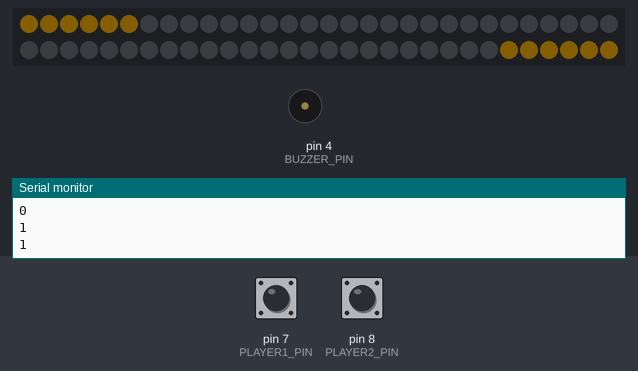
This sketch was run on a simulated Arduino Nano, built with avr-gcc and run on an emulated ATmega328P. Shown: 60 RGB LEDs in strip order, left to right, continuing on the next row, buzzer (waves = sounding), the last lines printed to the serial monitor. Inputs (shaded band) come from the test bench; at power-on: pin 8 (PLAYER2_PIN) HIGH, pin 7 (PLAYER1_PIN) HIGH. Dim RGB values are drawn brighter than linear; random numbers use the default seed unless the sketch sets one.

Above: at 1.2 s.
1.3 s: pin 8 (PLAYER2_PIN) pulled LOW for 0.15 s
At 1.74 s:
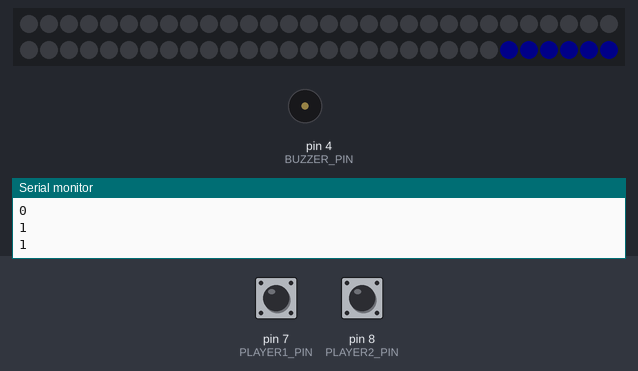
2.0 s: pin 7 (PLAYER1_PIN) pulled LOW for 1 s
At 2.46 s:
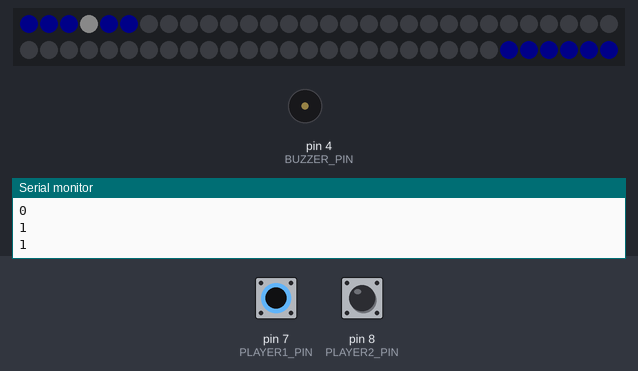
3.6 s: pin 8 (PLAYER2_PIN) pulled LOW for 1 s
At 3.63 s:
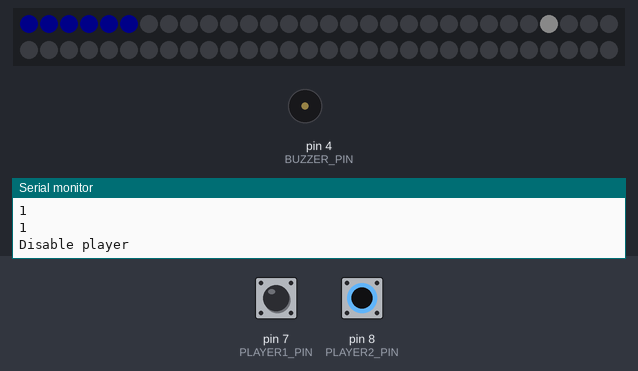
5.2 s: pin 7 (PLAYER1_PIN) driven LOW and pin 8 (PLAYER2_PIN) driven LOW
8.2 s: pin 7 (PLAYER1_PIN) driven HIGH
10.4 s: pin 7 (PLAYER1_PIN) driven LOW
At 10.54 s:
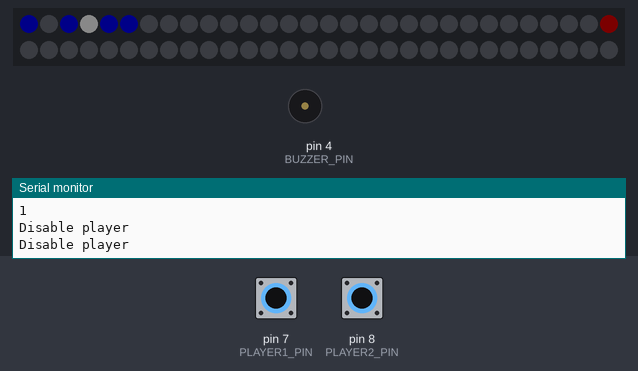
Timing chart, 0 to 13.0 s (numbered marks = the images above; inputs shaded):
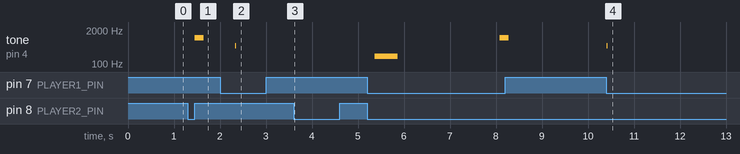

Measured:
- after the input at 1.3 s, tone on pin 4 (BUZZER_PIN): silent → 1000 Hz after 0.15 s, → silent 0.20 s later; the LEDs: first change after 0.37 s (image 1 shows a later state)
- after the input at 2.0 s, tone on pin 4 (BUZZER_PIN): silent → 500 Hz after 0.33 s, → silent 0.03 s later
- after the input at 10.4 s, tone on pin 4 (BUZZER_PIN): silent → 500 Hz at once, → silent 0.03 s later; the LEDs: first change at once (image 4 shows a later state)

The sketch:

pong.ino
```cpp
/*
  =====================
  One-dimensional pong.
  =====================

  Derived from https://create.arduino.cc/projecthub/flyingangel/1d-pong-85e965.

  Changes:
  - Converted to C++
  - Removed code for player LEDs, the LED on the strip closest to the player lights up

  Hardware:
  - Board: Arduino Nano
  - Processor: ATmega328P (Old Bootloader)
  - Two arcade buttons
  - 1 m LED strip 60/m
  - a resistor
  - 1000 uF capacitor

  Setup:
  - Button player one on pin D7 shorts to GND
  - Button player two on pin D8 shorts to GND
  - NeoPixelstrip 5V, GND and a resistor between pin D9 and data in

  Game:
  - On start both player zones light up yellow. P1 button increases brightness, P2 button starts the game.
  - A player is randomly selected to begin the game and the LED closest to the player lights up in red (player 1) or green (player 2).
  - This player can shoot the ball by pressing the button.
  - If the opponent presses the button when the ball is in their zone, the ball bounces back to the other player.
  - If the opponent presses the button when the ball is outside their zone, the other player is awarded with a point.
  - Scored points are shown briefly in the middle of the playing field.
  - The first player reaching 10 points is the winner and is shown a rainbow pattern on their side of the field.
  - The game starts again and the loser is allowed to start a new game.
*/

#include "Player.h"
#include "Game.h"
#include "Sound.h"

#define NUMBER_OF_LEDS 60

#define BUZZER_PIN 4
#define PLAYER1_PIN 7
#define PLAYER2_PIN 8
#define LED_DATA_PIN 9

#define ZONE_LENGTH 6

Player player1(PLAYER1_PIN, Color::PLAYER1);
Player player2(PLAYER2_PIN, Color::PLAYER2);

Field field(NUMBER_OF_LEDS, ZONE_LENGTH);
Sound sound(BUZZER_PIN);

Game game(&field, &sound, &player1, &player2);

void setup() {
  Serial.begin(9600);

  player1.begin();
  player2.begin();
  field.begin<LED_DATA_PIN>();
  game.begin();
}

void loop() {
  game.menu();
}
```

Ball.cpp
```cpp
#ifndef __PONG_BALL_CPP
#define __PONG_BALL_CPP

#include <Arduino.h>
#include "Ball.h"

Ball::Ball(Field *field) :
  _field(field) {
  _maximumPosition = field->size();
}

void Ball::setSpeed(const int speed) {
  _speed = speed;
}


bool Ball::isTimeToUpdate() {
  bool result =  millis() - _previousMoveMillis > _speed;
  if (result) {
    _previousMoveMillis = millis();
  }
  return result;
}

bool Ball::isPastEndZones() {
  return _field->isPastEndZones(this);
}

void Ball::drawMovingBall() {
  _field->drawMovingBall(this);
}

void Ball::updatePosition() {
  _currentPosition += _direction;
}

int Ball::position() {
  return _currentPosition;
}
BallDirection Ball::direction() {
  return _direction;
}
BallSpeedType Ball::speedType() {
  return _speedType;
}

void Ball::startAt(Player * const player) {
  if (player->isLeftPlayer()) {
    _direction = RIGHT;
  } else if (player->isRightPlayer()) {
    _direction = LEFT;
  }
  _currentPosition = player->getHomePosition();
  _speedType = BallSpeedType::NORMAL;
}

BallSpeedType Ball::changeDirection(const int gameSpeed, Player *player) {
  _direction = _direction == BallDirection::LEFT ? BallDirection::RIGHT : BallDirection::LEFT;
  changeSpeed(gameSpeed, player);
  return _speedType;
}


void Ball::changeSpeed(const int gameSpeed, Player *player) {
  _speed = gameSpeed;

  if (player->isSuperBoost(this)) {
    // triggered on first or last segment ==> Super Boost
    _speed -= BallSpeedType::SUPER_BOOST;
    _speedType = SUPER_BOOST;
  } else if (player->isNormalBoost(this)) {
    // triggered on second or forelast segment ==> Normal Boost
    _speed -= BallSpeedType::NORMAL_BOOST;
    _speedType = NORMAL_BOOST;
  } else {
    _speedType = NORMAL;
  }

  // limit the maximum speed
  _speed = max(_speed, speedMax);

}


void Ball::draw(Color color, const byte saturation, int brightness) {
  _field->setLed(_currentPosition, CHSV(color, saturation, brightness));
}

void Ball::drawMoving(int brightness) {
  draw(0, 0, brightness);
  drawTail(brightness);
}

void Ball::drawTail(int brightness) {
  const int pos = _currentPosition;
  const BallDirection dir = _direction;
  switch (_speedType) {
    case  BallSpeedType::NORMAL_BOOST:
      _field->setLed(pos - 1 * dir, CHSV(Color::BOOST, 255, brightness * 0.75));
      break;
    case  BallSpeedType::SUPER_BOOST:
      _field->setLed(pos - 1 * dir, CHSV(Color::SUPERBOOST, 255, brightness * 0.75));
      _field->setLed(pos - 2 * dir, CHSV(Color::BOOST, 255, brightness * 0.66));
      break;
  }
}

#endif
```

Ball.h
```cpp
#ifndef __PONG_BALL_H
#define __PONG_BALL_H

#include "Player.h"
#include "Field.h"

class Player;
class Field;

enum BallDirection : int {
  LEFT = -1,
  RIGHT = +1,
};

enum BallSpeedType : int {
  NORMAL = 1,
  NORMAL_BOOST = 15,
  SUPER_BOOST = 25,
};

class Ball {
  public:
    Ball(Field *field);

    bool isTimeToUpdate();
    void updatePosition();
    bool isPastEndZones();

    int position();
    BallDirection direction();
    BallSpeedType speedType();

    void setSpeed(int speed);
    BallSpeedType changeDirection(int gameSpeed, Player *player);

    void startAt(Player *player);

    void drawMovingBall();
    void drawMoving(int brightness);
    void drawTail(int brightness);
    void draw(Color color, const byte saturation, int brightness);

  private:
    const int speedMax = 1;

    Field *_field;

    int _maximumPosition;
    int _currentPosition;
    int _speed;
    BallSpeedType _speedType;

    BallDirection _direction = LEFT;

    unsigned long _previousMoveMillis;


    void changeSpeed(int gameSpeed, Player *player);
    bool isOutsideZones();

};

#endif
```

Colors.h
```cpp
#ifndef __PONG_COLORS_H
#define __PONG_COLORS_H

enum Color {
  ENDZONE_GAME = 160, // Blue (160)
  ENDZONE_SETUP = 45, // Yellow
  BOOST = 45,         // Yellow
  SUPERBOOST = 0,     // Red
  PLAYER1 = 0,        // Red
  PLAYER2 = 96,       // Green
};

#endif
```

Field.cpp
```cpp
#ifndef __PONG_FIELD_CPP
#define __PONG_FIELD_CPP

#include "Field.h"
#include "Game.h"
#include <colorutils.h>

Field::Field(int numberOfLeds, int zoneLength) :
  _numberOfLeds(numberOfLeds)
{
  _zone1 = new Zone(this, 0, zoneLength);
  _zone2 = new Zone(this, _numberOfLeds - 1, -zoneLength);

  _score = new ScoreBoard(this, _numberOfLeds);
}

void Field::clear() {
  FastLED.clear();
}

void Field::setLed(int position, CHSV color, bool show) {
  _leds[position] = color;
  if (show) {
    FastLED.show();
  }
}


void Field::setupNextBrightness() {
  _maxBrightness += 50;
  if (_maxBrightness > 255) {
    _maxBrightness = 55;
  }
  clear();
  drawEndZone();
  FastLED.show();
}

void Field::assignToZone1(Player *player) {
  player->setZone(_zone1);
}

void Field::assignToZone2(Player *player) {
  player->setZone(_zone2);
}

bool Field::isPastEndZones(Ball *ball) {
  int pos = ball->position();
  return _zone1->isPastEndZone(pos) || _zone2->isPastEndZone(pos);
}

void Field::drawDimmed(const bool show) {
  draw(_maxBrightness / 2, show);
}

void Field::draw(const bool show) {
  draw(_maxBrightness, show);
}

void Field::draw(const byte scoreBrightness, const bool show) {
  clear();
  drawEndZone();
  drawScore(scoreBrightness);
  drawLastHit();
  if (show) {
    FastLED.show();
  }
}

void Field::drawBall(Ball *ball, const Color color, const byte saturation) {
  ball->draw(color, saturation, _maxBrightness);
  FastLED.show();
}

void Field::drawMovingBall(Ball *ball) {
  ball->drawMoving(_maxBrightness);
  FastLED.show();
}

void Field::drawBallAtPlayerAndWait(Ball *ball, Player *player) {
  ball->startAt(player);

  player->indicateStart(_maxBrightness);
  drawBall(ball, player->color);

  player->waitForButtonPress();
  drawBall(ball, Color::ENDZONE_GAME);
}


void Field::rememberButtonPress(Ball *ball, Player *player) {
  previousButtonPos = ball->position();
  previousButtonColor = player->color;
  previousButtonMillis = millis(); // store time when button was pressed
  player->rememberPressed();
}


void Field::forgetButtonPress() {
  previousButtonPos = -1;
}

void Field::showSetupMode() {
  _zone1->setSetupMode();
  _zone2->setSetupMode();
};

void Field::showGameMode() {
  _zone1->setGameMode();
  _zone2->setGameMode();
};

int Field::size() {
  return _numberOfLeds;
}

void Field::blinkNewScore(Player *player) {
  _score->blinkNewScore(player, _maxBrightness);
}


void Field::drawEndZone() {
  _zone1->draw(_maxBrightness);
  _zone2->draw(_maxBrightness);
}


/**
   Draws the scores of both players in the middle of the field.
*/
void Field::drawScore(const int brightness) {
  _score->draw(_zone1->getPlayer(), _zone2->getPlayer(), brightness);
}


/**
    Draws mark of position of last button-press.
*/
void Field::drawLastHit() {
  if (previousButtonPos != -1 && previousButtonMillis + 500 > millis()) {
    _leds[previousButtonPos] = CHSV(previousButtonColor, 255, 0);
  }
}


void Field::showRainbow(const boolean won) {
  clear();
  for (int k = 0; k < 750; k++) {  // several rounds rainbow
    fill_rainbow(&(_leds[won ? 0 : 30]), 30, millis() / 10);
    fadeToBlackBy(_leds, 60, 255 - (_maxBrightness / 4));
    FastLED.show();
    delay(7);
  }
}


#endif
```

Field.h
```cpp
#ifndef __PONG_FIELD_H
#define __PONG_FIELD_H

#include <FastLED.h>
#include "Game.h"
#include "Player.h"
#include "Ball.h"
#include "Colors.h"
#include "Zone.h"
#include "ScoreBoard.h"

class Game;
class Player;
class Zone;
class ScoreBoard;

/**
   The 1 dimensional field on which the game is played.
*/
class Field {
  public:

    Field(int numberOfLeds, int zoneLength);

    template<uint8_t STRIP_DATA_PIN> void begin() {
      _leds = new CRGB[_numberOfLeds];
      FastLED.addLeds<NEOPIXEL, STRIP_DATA_PIN>(_leds, _numberOfLeds);
    }

    void setGame(Game *game) {
      _game = game;
    }

    void assignToZone1(Player *player);
    void assignToZone2(Player *player);
    bool isPastEndZones(Ball *ball);

    void clear();
    void setupNextBrightness();

    void setLed(int position, CHSV color, bool show = false);

    void draw(bool show = true);
    void drawDimmed(bool show = true);

    void drawMovingBall(Ball * ball);
    void drawBallAtPlayerAndWait(Ball * ball, Player * player);

    void rememberButtonPress(Ball * ball, Player * player);
    void forgetButtonPress();

    void blinkNewScore(Player * player);
    void showSetupMode();
    void showGameMode();
    void showRainbow(boolean won);

    int size();

  private:

    Game *_game;

    Zone *_zone1;
    Zone *_zone2;
    ScoreBoard *_score;

    int _maxBrightness = 50;

    int _numberOfLeds;
    CRGB *_leds;


    int previousButtonPos = -1;                 // position of last button-press
    unsigned long previousButtonMillis;         // time of last button-press
    Color previousButtonColor;                  // color of field for last button-press


    void draw(byte scoreBrightness, bool show);
    void drawBall(Ball * ball, Color color, byte saturation = 255);
    void drawEndZone();
    void drawScore(int brightness);
    void drawLastHit();

};


#endif
```

Game.cpp
```cpp
#ifndef __PONG_GAME_CPP
#define __PONG_GAME_CPP

#include "Game.h"
#include "Ball.h"
#include "Sound.h"


Game::Game(Field *field, Sound *sound, Player *player1, Player *player2) :
  _field(field),
  _player1(player1),
  _player2(player2),
  _sound(sound) {

  randomSeed(analogRead(0));

  _field->setGame(this);
  _field->assignToZone1(_player1);
  _field->assignToZone2(_player2);

  _ball = new Ball(_field);

}

void Game::begin() {
  _sound->begin();
  for (int i = 0; i < 10; i++) {
    Serial.println(random(2));
  }
  _currentPlayer = random(2) == 0 ? _player1 : _player2;
}

void Game::menu() {
  _field->clear();
  _field->showSetupMode();
  _field->draw(this);

  checkMenuBrightness();
  checkMenuStartGame();
}

void Game::checkMenuBrightness() {
  if (_player1->isPressingButton()) {
    _field->setupNextBrightness();
    _player1->waitForButtonRelease();
  }
}

void Game::checkMenuStartGame() {
  if (_player2->isPressingButton()) {
    _field->showGameMode();
    _active = true;
    _player2->waitForButtonRelease();

    start();
  }
}

void Game::start() {
  while (_active) {
    initializeGame();
    initializePlayers();

    gameLoop();

    checkScore();
    checkWinner();
  }
}

void Game::initializeGame() {
  _sound->playStartGame();
  _speed = startingGameSpeed;
  _ball->setSpeed(_speed);
  _player1->forgetPressed();
  _player2->forgetPressed();

  _field->drawDimmed(this);  // show gamefield with dimmed score
}

void Game::initializePlayers() {
  // set the player-settings -> wait for keypress to start game
  _field->drawBallAtPlayerAndWait(_ball, _currentPlayer);
  _sound->playBounce();
}

void Game::gameLoop() {
  while (true) {   // exit with break when a player scores

    if (_ball->isTimeToUpdate()) {
      _field->drawDimmed(false);
      _ball->updatePosition();
      if (_ball->isPastEndZones()) {
        // leave loop because a player made a score
        break;
      }

      // generate ball (white)
      _ball->drawMovingBall();
    }

    checkPlayerButtons();
  }
}

// *** check if buttons pressed
void Game::checkPlayerButtons() {
  checkPlayerButton(_player1, BallDirection::LEFT);
  checkPlayerButton(_player2, BallDirection::RIGHT);
}

void Game::checkPlayerButton(Player* const player, const BallDirection direction) {
  if (!player->hasAlreadyPressedButton() && player->isButtonPressed() && _ball->direction() == direction) {
    _field->rememberButtonPress(_ball, player);
    if (player->hasButtonPressedInEndZone(_ball)) {
      changeDirection(player);
    } else {
      Serial.println("Disable player");
      disablePlayer(player);
    }
  }
}

void Game::changeDirection(Player *player) {
  _speed -= speedStep;
  BallSpeedType speedType = _ball->changeDirection(_speed, player);
  playBounceSound(speedType);
  player->forgetPressed();
}

void Game::disablePlayer(Player *player) {
  player->disable();
}

void Game::playBounceSound(BallSpeedType speedType) {
  switch (speedType) {
    case BallSpeedType::NORMAL:
      _sound->playBounce();
      break;
    case BallSpeedType::NORMAL_BOOST:
      _sound->playSmash();
      break;
    case BallSpeedType::SUPER_BOOST:
      _sound->playSuperSmash();
      break;
  }
}

void Game::checkScore() {
  _field->forgetButtonPress();
  _sound->playScore();

  if (_ball->position() < _player1->getHomePosition()) {
    showScoringPlayer(_player2);
  } else if (_ball->position() > _player2->getHomePosition()) {
    showScoringPlayer(_player1);
  } else {
    // ???
  }
}

void Game::showScoringPlayer(Player *player) {
  player->addPoint();

  _field->blinkNewScore(player);

  _currentPlayer = player;

  _field->draw(this);

  delay(1000);
}

void Game::checkWinner() {
  if (_player1->getScore() >= winRounds || _player2->getScore() >= winRounds) {
    // we have a winner!
    _active = false;

    _sound->playVictory();
    _field->showRainbow(_player1->getScore() > _player2->getScore());

    // reset all scores
    _player1->reset();
    _player2->reset();

    // next game starts loser
    _currentPlayer = _currentPlayer == _player1 ? _player2 : _player1;
  }
}

#endif
```

Game.h
```cpp
#ifndef __PONG_GAME_H
#define __PONG_GAME_H

#include "Player.h"
#include "Field.h"
#include "Ball.h"
#include "Sound.h"
#include "Colors.h"

class Field;
class Player;
class Ball;
enum BallDirection : int;
enum BallSpeedType : int;

/**
   Contains a field and two players.
*/
class Game {
  public:
    Game(Field *field, Sound *sound, Player *player1, Player *player2);
    void begin();
    void menu();

  private:
    const int winRounds         = 10; // x winning rounds for winning game
    const int startingGameSpeed = 50; // min game-speed
    const int speedMax          =  5; // max game-speed
    const int speedStep         =  1; // fasten up when change direction

    boolean _active = false;
    int _speed;

    Ball *_ball;
    Field *_field;

    Player *_player1;
    Player *_player2;
    Player *_currentPlayer;

    Sound *_sound;

    void checkMenuBrightness();
    void checkMenuStartGame();

    void start();
    void initializeGame();
    void initializePlayers();
    void gameLoop();
    void checkPlayerButtons();
    void checkPlayerButton(Player *player, const BallDirection direction);
    void checkButtonPressedPosition();
    void changeDirection(Player *player);
    void disablePlayer(Player *player);
    void playBounceSound(BallSpeedType speedType);
    void checkScore();
    void showScoringPlayer(Player *player);
    void checkWinner();
};

#endif
```

Player.h
```cpp
#ifndef __PONG_PLAYER_H
#define __PONG_PLAYER_H

#include <Arduino.h>
#include <FastLED.h>
#include "Zone.h"
#include "Ball.h"

class Zone;
class Ball;

/**
   One of the players of the game.
*/
class Player {

  public:

    Player(byte pin, Color color):
      _buttonPin(pin),
      color(color)
    { }

    void begin();
    void setZone(Zone *zone);

    bool isLeftPlayer();
    bool isRightPlayer();
    int getHomePosition();

    void forgetPosition();
    void rememberPosition(int position);
    void reset();
    void addPoint();
    int getScore();
    bool isButtonPressed();
    void indicateStart(int brightness);

    bool hasButtonPressedInEndZone(Ball *ball);
    void disable();
    void enable();
    bool isSuperBoost(Ball *ball);
    bool isNormalBoost(Ball *ball);
    bool isPastEndZone(Ball *ball);

    void rememberPressed();
    bool hasAlreadyPressedButton();
    void forgetPressed();

    bool isPressingButton();
    boolean buttonBounce(byte bounceTime);

    void waitForButtonPress();
    void waitForButtonRelease();

    Color color;

    bool alreadyPressedButton = false;

  private:
    byte _buttonPin;
    int _score;
    Zone *_zone;

    int readButton();
    bool isButtonReleased();

};
#endif
```

ScoreBoard.h
```cpp
#ifndef __PONG_SCOREBOARD_H
#define __PONG_SCOREBOARD_H

#include "Field.h"
#include "Player.h"

class Field;

class ScoreBoard {

  public:
    ScoreBoard(Field *field, int numberOfLeds) :
      _numberOfLeds(numberOfLeds),
      _field(field)
    {
    }

    void draw(Player *player1, Player *player2, const int brightness);
    void blinkNewScore(Player *player, const int brightness);

  private:
    Field *_field;
    int _numberOfLeds;

};

#endif
```

Source omitted: Player.cpp (2057 bytes), ScoreBoard.cpp (920 bytes), Sound.cpp (689 bytes), Sound.h (408 bytes), Zone.cpp (1785 bytes), Zone.h (1200 bytes)
